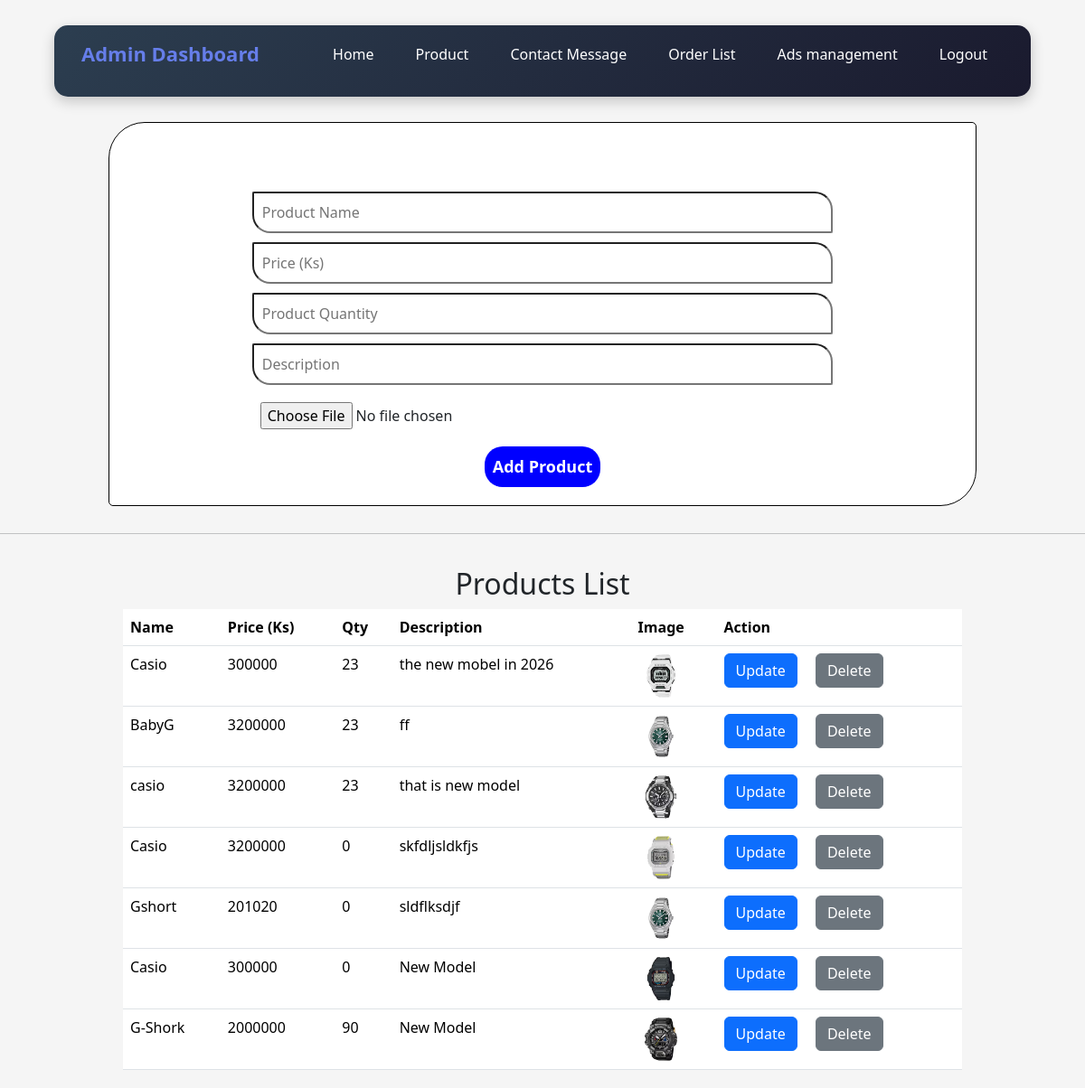
The app's page /admin/products.php (signed in) with its own data.
### tables this page shows
CREATE TABLE `product` (
  `productid` int(11) NOT NULL,
  `name` text NOT NULL,
  `price` int(11) NOT NULL,
  `qty` int(11) NOT NULL,
  `des` varchar(255) NOT NULL,
  `productimg` text NOT NULL
);

### admin/products.php (the view, shortened to what this page needs)
<?php
include("connection.php");
$productlistquery = "SELECT * from product order by productid desc";
$productresult = mysqli_query($connection, $productlistquery);
?>
<!DOCTYPE html>
<html lang="en">
<head>
    <link rel="stylesheet" href="../css/bootstrap.min.css">
    <link rel="stylesheet" href="adminstyle.css">
</head>
<body style="height: 100vh;">
    <div class="navbar">
        <nav>
            <p> Admin Dashboard</p>
            <ul>
                <li><a href="adminhome.php"> Home</a></li>
                <li><a href="products.php">Product</a></li>
                <li><a href="contactmessage.php">Contact Message</a></li>
                <li><a href="orderlist.php"> Order List</a></li>
                <li><a href="ads.php">
                    Ads management
                </a></li>
                <li><a href="logout.php"> Logout</a></li>
            </ul>
        </nav>
    </div>
    <form class="productaddform" action="products.php" method="post" enctype="multipart/form-data">
        <div class="add-product-input-form">
            <div>
                <h2 style="color:white;">Add Product</h2>
            </div>
            <div class="outterbox">
                <div class="innerbox">
                    <div>
                        <input type="text" name="name" placeholder="Product Name" required>
                    </div>
                    <div>
                        <input type="text" name="price" placeholder="Price (Ks)" required>
                    </div>
                </div>
                <div class="innerbox">
                    <div>
                        <input type="text" name="qty" placeholder="Product Quantity" required>
                    </div>
                    <div>
                        <input type="text" name="des" placeholder="Description" required>
                    </div>
                    <div>
                        <input type="file" name="image" accept="image/*" required>
                    </div>
                </div>
            </div>
            <div>
                <input class="btnaddproduct" type="submit" name="btnadd" value="Add Product">
            </div>
        </div>
    </form>
    <hr>
    <section class="table-section">
        <div>
            <h2>Products List</h2>
        </div>
        <table class="table">
            <thead>
                <tr>
                    <th scope="col">Name</th>
                    <th scope="col">Price (Ks)</th>
                    <th scope="col">Qty</th>
                    <th scope="col">Description</th>
                    <th scope="col">Image</th>
                    <th scope="col">Action</th>
                </tr>
            </thead>
            <tbody>
                    <?php while ($productrow = mysqli_fetch_array($productresult)) { ?>
                    <tr>
                        <td><?php echo $productrow['name'] ?></td>
                        <td><?php echo $productrow['price'] ?></td>
                        <td><?php echo $productrow['qty'] ?></td>
                        <td><?php echo $productrow['des'] ?></td>
                        <td><img src="../uploads/<?php echo $productrow['productimg'] ?>" width="50px" alt=""></td>
                        <td>
                            <a href="updateproduct.php?product_id=<?php echo $productrow['productid'] ?>"
                                class="btn btn-primary me-3">Update</a>
                            <a href="deleteproduct.php?product_id=<?php echo $productrow['productid'] ?>"
                                class="btn btn-secondary">Delete</a>
                        </td>
                    </tr>
                    <?php } ?>
            </tbody>
        </table>
    </section>
</body>
</html>

### admin/adminstyle.css (style rules this page uses)
* { margin: 0; padding: 0; box-sizing: border-box; }
body { font-family: 'Segoe UI', Tahoma, Geneva, Verdana, sans-serif; background: #f5f5f5; }
nav { background: linear-gradient(135deg, #2c3e50 0%, #1a1a2e 100%); width: 90%; max-width: 1200px; height: auto; display: flex; justify-content: space-between; align-items: center; flex-wrap: wrap; border-radius: 15px; padding: 15px 30px; margin: 20px auto; box-shadow: 0 5px 15px rgba(0, 0, 0, 0.2); }
nav ul { display: flex; list-style: none; flex-wrap: wrap; align-items: center; gap: 10px; }
nav ul li { margin: 0; }
nav ul li a { text-decoration: none; color: white; padding: 10px 18px; border-radius: 8px; transition: all 0.3s ease; }
.navbar { display: flex; align-items: center; justify-content: center; }
nav p { font-size: 22px; font-weight: bold; color: #667eea; }

### admin/products.php (style rules this page uses)
.productaddform { background: transparent; display: flex; align-items:center ; justify-content: center; margin-bottom: 30px; }
.add-product-input-form { gap: 10px; background: white; display: flex; flex-direction: column; align-items: center; justify-content: center; width: 80%; border-radius: 40px 5px 40px 5px; padding: 20px; border: 1px solid black; }
.outterbox,.innerbox { display: flex; flex-direction: column; align-items: center; justify-content: center; gap: 10px; width: 100%; }
.innerbox div input { width: 70%; padding: 9px; border-radius: 2px 20px 2px 20px; }
.innerbox div { width: 100%; display: flex; align-items: center; justify-content: center; flex-direction: column; }
.btnaddproduct { width: 100%; background: blue; padding: 9px; color: white; font-size: 18px; font-weight: bold; border: none; border-radius: 20px; }
.table-section { width: 100%; display: flex; align-items: center; justify-content: center; padding: 20px; flex-direction: column; }
.table { flex-direction: column; width: 80%; margin: auto; border-radius: 20px; background-color: yellowgreen; }

### records on screen
product: name "Casio", price "300000", qty "23", des "the new mobel in 2026", productimg (picture)
product: name "BabyG", price "3200000", qty "23", des "ff", productimg (picture)
product: name "casio", price "3200000", qty "23", des "that is new model", productimg (picture)
product: name "Casio", price "3200000", qty "0", des "skfdljsldkfjs", productimg (picture)
product: name "Gshort", price "201020", qty "0", des "sldflksdjf", productimg (picture)
product: name "Casio", price "300000", qty "0", des "New Model", productimg (picture)
product: name "G-Shork", price "2000000", qty "90", des "New Model", productimg (picture)
